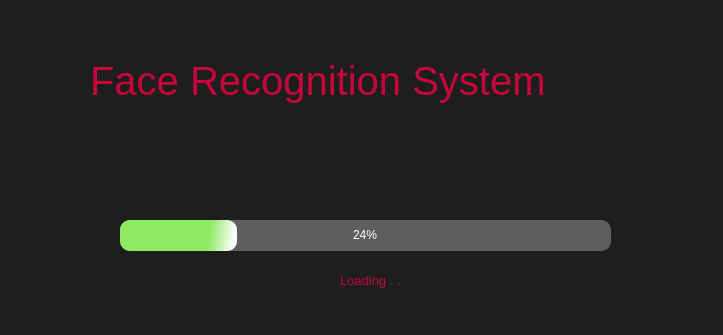
<?xml version="1.0" encoding="UTF-8"?>
<ui version="4.0">
 <class>Form</class>
 <widget class="QWidget" name="Form">
  <property name="geometry">
   <rect>
    <x>0</x>
    <y>0</y>
    <width>723</width>
    <height>335</height>
   </rect>
  </property>
  <property name="windowTitle">
   <string>Form</string>
  </property>
  <property name="layoutDirection">
   <enum>Qt::LeftToRight</enum>
  </property>
  <property name="styleSheet">
   <string notr="true">background-color:rgb(30,30,30);</string>
  </property>
  <widget class="QProgressBar" name="progressBar">
   <property name="geometry">
    <rect>
     <x>120</x>
     <y>220</y>
     <width>491</width>
     <height>31</height>
    </rect>
   </property>
   <property name="styleSheet">
    <string notr="true">QProgressBar{
background-color: rgb(94, 94, 94);
color: rgb(255, 255, 255);
border-style:none;
border-radius:10px;
text-align:center;
}
QProgressBar::chunk{
background-color: qlineargradient(spread:pad, x1:0.01, y1:0.0625003, x2:1, y2:0.102, stop:0.771144 rgba(142, 234, 97, 255), stop:1 rgba(255, 255, 255, 255));
border-radius:10px;
}</string>
   </property>
   <property name="value">
    <number>24</number>
   </property>
  </widget>
  <widget class="QLabel" name="label">
   <property name="geometry">
    <rect>
     <x>90</x>
     <y>50</y>
     <width>571</width>
     <height>61</height>
    </rect>
   </property>
   <property name="font">
    <font>
     <pointsize>30</pointsize>
    </font>
   </property>
   <property name="styleSheet">
    <string notr="true">color: rgb(199, 5, 61);</string>
   </property>
   <property name="text">
    <string>Face Recognition System</string>
   </property>
  </widget>
  <widget class="QLabel" name="label_2">
   <property name="geometry">
    <rect>
     <x>340</x>
     <y>260</y>
     <width>181</width>
     <height>41</height>
    </rect>
   </property>
   <property name="font">
    <font>
     <pointsize>10</pointsize>
    </font>
   </property>
   <property name="styleSheet">
    <string notr="true">color: rgb(199, 5, 61);</string>
   </property>
   <property name="text">
    <string>Loading . .</string>
   </property>
  </widget>
 </widget>
 <resources/>
 <connections/>
</ui>
